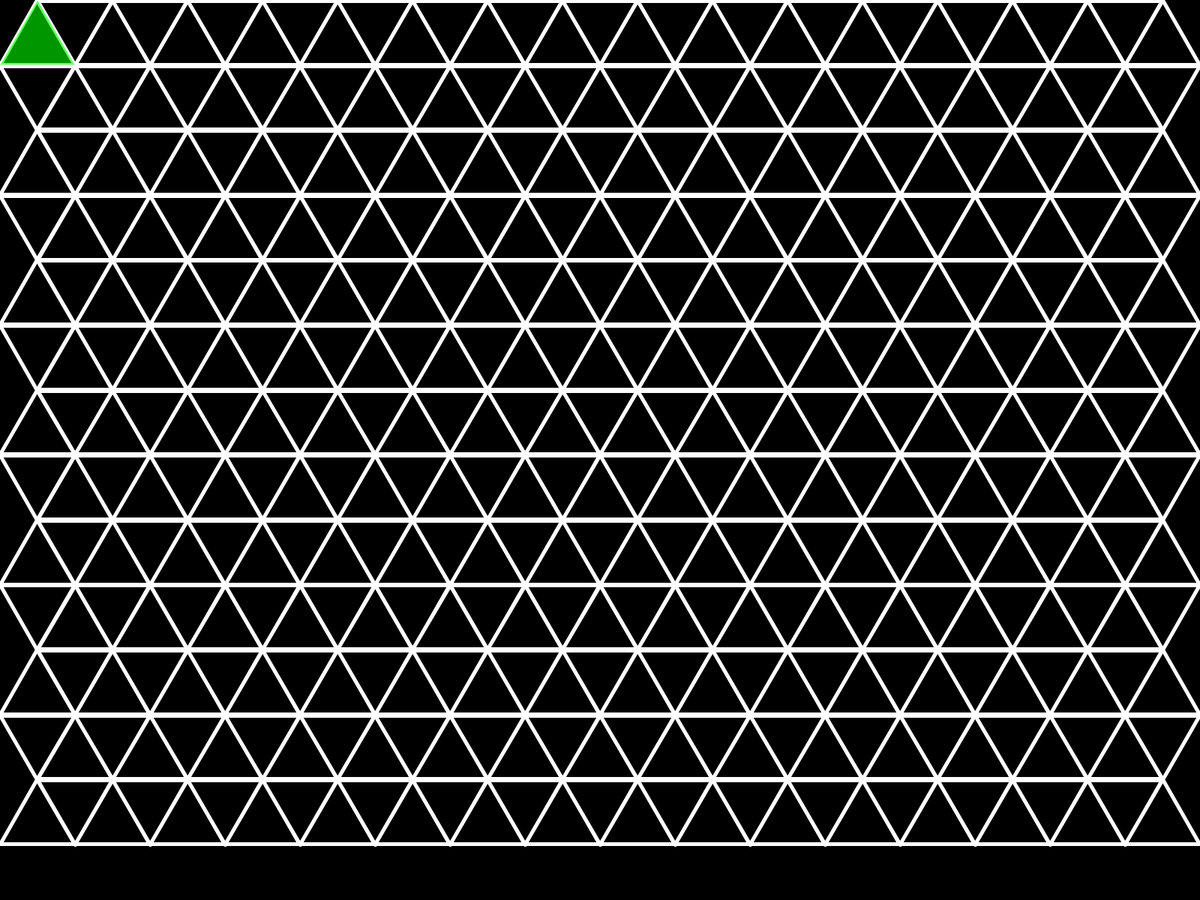
Frame 1 (no input)
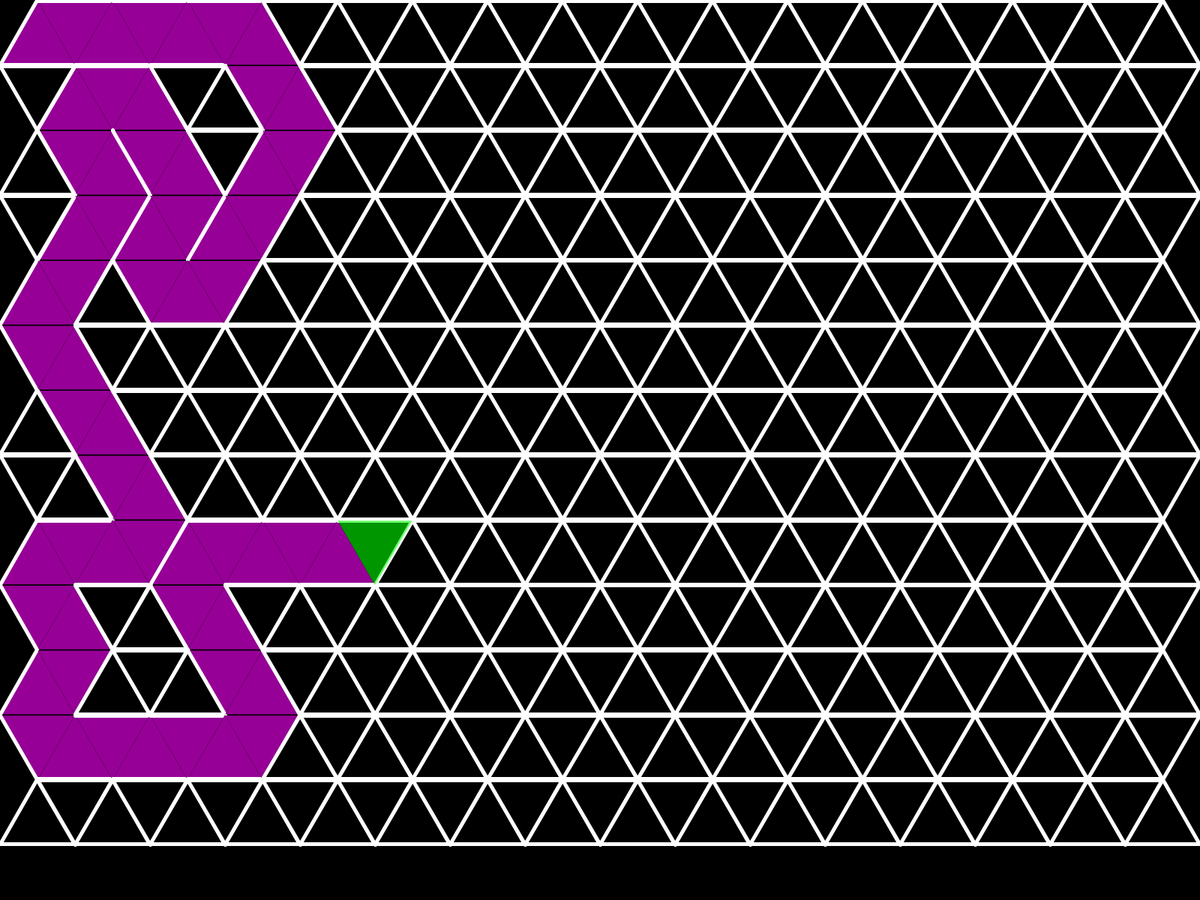
Frame 60 (the mouse pressed at the canvas centre just before this capture)
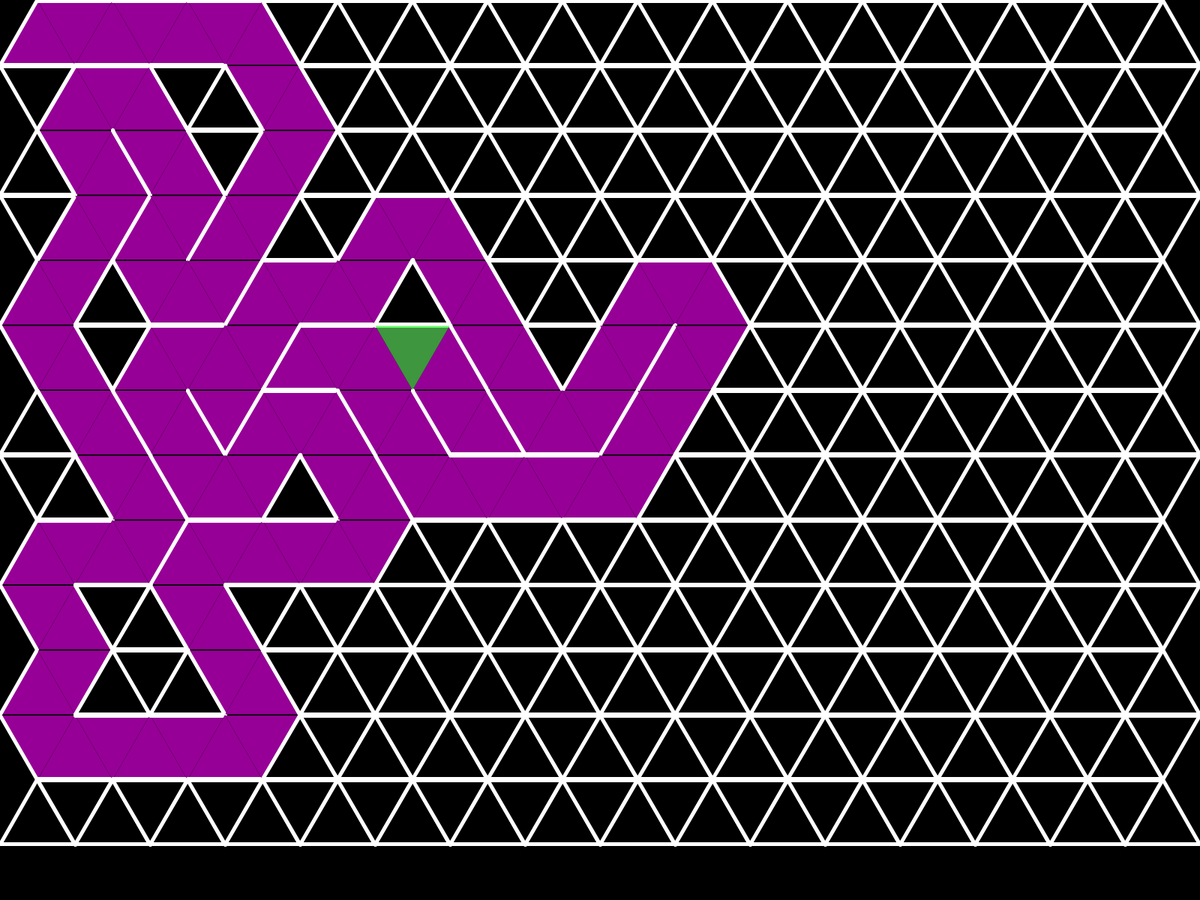
Frame 120 (the mouse held since frame 60 and released just before this capture)

The Processing sketch that drew these frames (run headless with seeded random() and noise(); from frame 60 on, the mouse is pressed at the canvas centre):

// Processing sketch: MazeTriangle
// ── MazeTriangle.pde
int w = 100;

ArrayList<Cell> grid = new ArrayList<Cell>();
Cell current;
ArrayList<Cell> stack = new ArrayList<Cell>();
int cols, rows;

void setup(){
  fullScreen();
  cols = floor(width/w*2-1);
  rows = floor(height/(w*sqrt(3)/2));
  for(int j = 0; j < rows; j++){
    for(int i = 0; i < cols; i++){
      Cell cell = new Cell(i, j);
      grid.add(cell);
    }
  }
  current = grid.get(0);
  
  
  
  for(int i = 0; i < grid.size(); i++){
    grid.get(i).show();
  }
}

void draw(){
  background(0);
  fill(0);
  strokeWeight(5);
  for(int i = 0; i < grid.size(); i++){
    grid.get(i).show();
  }
  
  current.visited = true;
  current.highlight();
  
  Cell next = current.checkNeighbors();
  if(next != null){
    stack.add(current);
    removeWalls(current, next);
    current = next;
  }
  else if(stack.size() > 0){
    current = stack.remove(stack.size()-1);
  }
}
// ── Method.pde
void addrTriangleLines(float i, float j, boolean[] walls) {  
  PVector pos = addr2pos(i, j);
  polygonLines(pos.x, pos.y, 3, w/3*sqrt(3), invTest(i, j), radians(-90), walls);
}

void addrTriangle(float i, float j) {
  PVector pos = addr2pos(i, j);
  polygon(pos.x, pos.y, 3, w/3*sqrt(3), invTest(i, j), radians(-90));
}

PVector addr2pos(float i, float j) {
  float yoff = w/sqrt(3);
  if (invTest(i, j) == -1) {
    yoff+=-w/6*sqrt(3);
  }
  float x = i*w/2 + w/2;
  float y = j*w/2*sqrt(3)+yoff;
  return new PVector(x, y);
}

void polygon(float x, float y, int n, float r, float invY, float rot) {
  beginShape();
  for (float i = 0; i < n; i++) {
    vertex(x+cos(i/n*TWO_PI+rot)*r, y+invY*sin(i/n*TWO_PI+rot)*r);
  }
  endShape();
}

void polygonLines(float x, float y, int n, float r, float invY, float rot, boolean[] walls) {
  PVector[] points = new PVector[n];
  for (float i = 0; i < n; i++) {
    points[floor(i)] = new PVector(x+cos(i/n*TWO_PI+rot)*r, y+invY*sin(i/n*TWO_PI+rot)*r);
  }
  for (int i = 0; i < n; i++) {
    if (walls[i]) {
      stroke(255);
    } else {
      noStroke();
    }
    lineVec(points[i], points[(i+1)%n]);
  }
}

void lineVec(PVector a, PVector b) {
  line(a.x, a.y, b.x, b.y);
}

int index(int i, int j) {
  if (i < 0 || j < 0 || i > cols-1 || j > rows-1) {
    return 0;
  }
  return i+j*cols;
}

void removeWalls(Cell a, Cell b) {
  int x = a.i - b.i;
  if (x==0) {
    a.walls[1] = false;
    b.walls[1] = false;
  } else {
    if (x==1) {
      a.walls[2] = false;
      b.walls[0] = false;
    }

    if (x==-1) {
      a.walls[0] = false;
      b.walls[2] = false;
    }
  }
}

int invTest(float i, float j) {
  if ((i%2+j%2)%2==0) {//is (even,even) (odd, odd)?
    return 1;
  }
  else{
    return -1;
  }
}
// ── class.pde
class Cell{
  int i, j;
  boolean visited = false;
  boolean[] walls = {true, true, true};
  
  Cell(int i, int j){
    this.i = i; 
    this.j = j;
  }
  
  void show(){
    noStroke();
    fill(0);
    addrTriangle(i, j);
    if(visited){
      fill(255, 0, 255, 150);
      addrTriangle(i, j);
    }
    stroke(255);
    addrTriangleLines(i, j, walls);
  }
  
  void highlight(){
    noStroke();
    fill(0, 255, 0, 150);
    addrTriangle(i, j);
  }
  
  Cell checkNeighbors(){
    ArrayList<Cell> neighbors = new ArrayList<Cell>();
    
    Cell Y = grid.get(index(i, j+invTest(i, j)));
    Cell L = grid.get(index(i-1, j));
    Cell R = grid.get(index(i+1, j));
    if(Y != null && !Y.visited){
      neighbors.add(Y);
    }
    if(L != null && !L.visited){
      neighbors.add(L);
    }
    if(R != null && !R.visited){
      neighbors.add(R);
    }
    if(neighbors.size() > 0){
      int r = floor(random(0, neighbors.size()));//Will be crush sometime?
      return neighbors.get(r);
    }
    else{
      return null;
    }
  }
}
